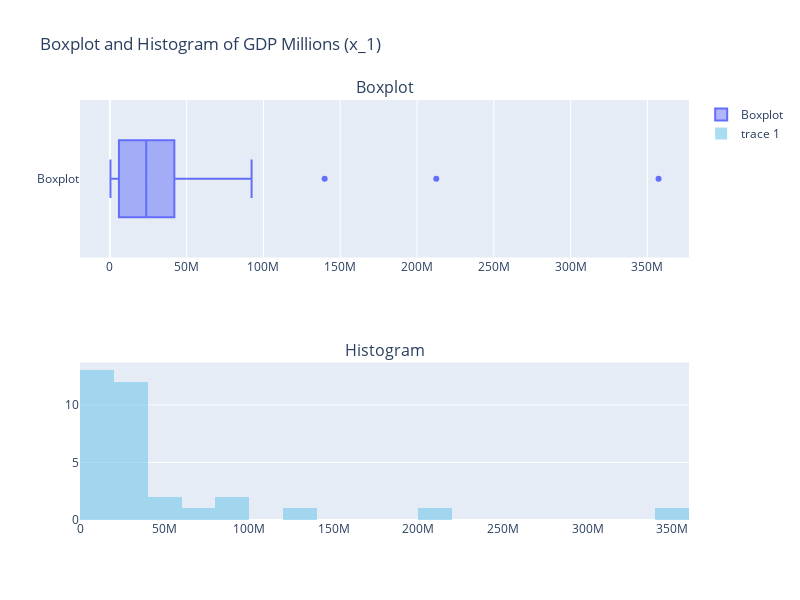

Notebook code for this chart:
### Markdown cell above
##### BOXPLOT GDP MILLIONS (x_1)

### Code cell
# calculate missing values from boxplot
q1x_1 = calculateQuartile(columnx_1, 1)
q3x_1 = calculateQuartile(columnx_1, 3)
iqrx_1 = calculateInterquartileRange(q1x_1, q3x_1)
upperx_1 = q3x_1 + 1.5 * iqrx_1
lowerx_1 = q1x_1 - 1.5 * iqrx_1
extremeValues = getExtremeValues(columnx_1)

# Print the calculated values
print(f"Maximum: {extremeValues[1]}")
print(f"Upper Bound: {upperx_1}")
print(f"Third Quartile (Q3): {q3x_1}")
print(f"Median (Q2): {medianx_1} AND Interquartile Range (IQR): {iqrx_1}")
print(f"First Quartile (Q1): {q1x_1}")
print(f"Lower Bound: {lowerx_1}")
print(f"Minimum: {extremeValues[0]}")

# Create subcharts with two rows and one column
fig = sp.make_subplots(rows=2, cols=1, subplot_titles=['Boxplot', 'Histogram'])

# Add boxplot
fig.add_trace(go.Box(x = columnx_1, name='Boxplot'), row=1, col=1)

# Add histogram
fig.add_trace(go.Histogram(x = columnx_1, nbinsx=20, marker_color='skyblue', opacity=0.7), row=2, col=1)

# show the graph
fig.update_layout(height=600, width=800, title_text='Boxplot and Histogram of GDP Millions (x_1)')
fig.show()

### Figure 1 — Plotly figure (JSON) as saved in the notebook; plotly's stock layout.template omitted (floating-point values rounded to 4 significant figures)
{"data": [{"name": "Boxplot", "type": "box", "x": [1068000.0, 212500000.0, 8548000.0, 63760000.0, 357300000.0, 51400000.0, 38860000.0, 23950000.0, 5461000.0, 23660000.0, 25760000.0, 37520000.0, 6002000.0, 24990000.0, 91950000.0, 497700.0, 1124000.0, 24010000.0, 22260000.0, 19740000.0, 58440000.0, 21780000.0, 23060000.0, 5617000.0, 11940000.0, 23790000.0, 2125000.0, 92280000.0, 11520000.0, 30440000.0, 139900000.0, 381900.0, 956600.0], "xaxis": "x", "yaxis": "y"}, {"marker": {"color": "skyblue"}, "nbinsx": 20, "opacity": 0.7, "type": "histogram", "x": [1068000.0, 212500000.0, 8548000.0, 63760000.0, 357300000.0, 51400000.0, 38860000.0, 23950000.0, 5461000.0, 23660000.0, 25760000.0, 37520000.0, 6002000.0, 24990000.0, 91950000.0, 497700.0, 1124000.0, 24010000.0, 22260000.0, 19740000.0, 58440000.0, 21780000.0, 23060000.0, 5617000.0, 11940000.0, 23790000.0, 2125000.0, 92280000.0, 11520000.0, 30440000.0, 139900000.0, 381900.0, 956600.0], "xaxis": "x2", "yaxis": "y2"}], "layout": {"annotations": [{"font": {"size": 16}, "showarrow": false, "text": "Boxplot", "x": 0.5, "xanchor": "center", "xref": "paper", "y": 1, "yanchor": "bottom", "yref": "paper"}, {"font": {"size": 16}, "showarrow": false, "text": "Histogram", "x": 0.5, "xanchor": "center", "xref": "paper", "y": 0.375, "yanchor": "bottom", "yref": "paper"}], "height": 600, "title": {"text": "Boxplot and Histogram of GDP Millions (x_1)"}, "width": 800, "xaxis": {"anchor": "y", "autorange": true, "domain": [0, 1], "range": [-19440000.0, 377100000.0], "type": "linear"}, "xaxis2": {"anchor": "y2", "autorange": true, "domain": [0, 1], "range": [0, 360000000], "type": "linear"}, "yaxis": {"anchor": "x", "autorange": true, "domain": [0.625, 1], "range": [-0.5, 0.5], "type": "category"}, "yaxis2": {"anchor": "x2", "autorange": true, "domain": [0, 0.375], "range": [0, 13.68]}}}
